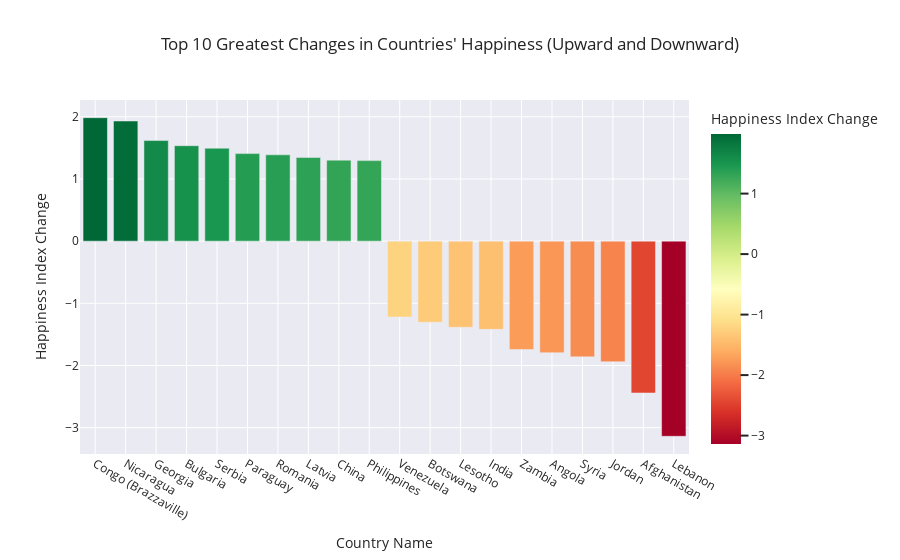

The notebook cell this image was saved under:
### Markdown cell above
<h2 align="center">Top 10 Greatest Changes in Countries' Happiness (Upward and Downward)

### Code cell
earliest_year = df.groupby('Country Name')['Year'].min()
latest_year = df.groupby('Country Name')['Year'].max()

# create a dataframe with earliest and latest happiness index for each country
earliest_happiness = df[df.set_index(['Country Name', 'Year']).index.isin(earliest_year.items())][['Country Name', 'Happiness Index']]
latest_happiness = df[df.set_index(['Country Name', 'Year']).index.isin(latest_year.items())][['Country Name', 'Happiness Index']]

# merge
result = pd.merge(earliest_happiness, latest_happiness, on='Country Name', suffixes=('_earliest', '_latest'))

# calculate change in happiness index
result['Change'] = result['Happiness Index_latest'] - result['Happiness Index_earliest']

# separate into upward and downward changes then concatenate
upward_changes = result[result['Change'] > 0].nlargest(10, 'Change')
downward_changes = result[result['Change'] < 0].nsmallest(10, 'Change').iloc[::-1]
top_10_changes = pd.concat([upward_changes, downward_changes])


fig = px.bar(top_10_changes, x='Country Name', y='Change',
             color='Change',
             color_continuous_scale='RdYlGn',
             labels={'Change': 'Happiness Index Change'},
             title='Top 10 Greatest Changes in Countries\' Happiness (Upward and Downward)',
             template='seaborn')
fig.add_shape(type='line', x0=-0.5, x1=19.5, y0=0, y1=0, line=dict(color='white', dash='dash'))
fig.show()

### Figure 1 — Plotly figure (JSON) as saved in the notebook; plotly's stock layout.template omitted (floating-point values rounded to 4 significant figures)
{"data": [{"alignmentgroup": "True", "hovertemplate": "Country Name=%{x}<br>Happiness Index Change=%{marker.color}<extra></extra>", "legendgroup": "", "marker": {"color": [1.985, 1.932, 1.618, 1.535, 1.495, 1.408, 1.388, 1.345, 1.302, 1.295, -1.221, -1.304, -1.386, -1.418, -1.742, -1.794, -1.861, -1.939, -2.442, -3.139], "coloraxis": "coloraxis", "pattern": {"shape": ""}}, "name": "", "offsetgroup": "", "orientation": "v", "showlegend": false, "textposition": "auto", "type": "bar", "x": ["Congo (Brazzaville)", "Nicaragua", "Georgia", "Bulgaria", "Serbia", "Paraguay", "Romania", "Latvia", "China", "Philippines", "Venezuela", "Botswana", "Lesotho", "India", "Zambia", "Angola", "Syria", "Jordan", "Afghanistan", "Lebanon"], "xaxis": "x", "y": [1.985, 1.932, 1.618, 1.535, 1.495, 1.408, 1.388, 1.345, 1.302, 1.295, -1.221, -1.304, -1.386, -1.418, -1.742, -1.794, -1.861, -1.939, -2.442, -3.139], "yaxis": "y"}], "layout": {"barmode": "relative", "coloraxis": {"colorbar": {"title": {"text": "Happiness Index Change"}}, "colorscale": [[0, "rgb(165,0,38)"], [0.1, "rgb(215,48,39)"], [0.2, "rgb(244,109,67)"], [0.3, "rgb(253,174,97)"], [0.4, "rgb(254,224,139)"], [0.5, "rgb(255,255,191)"], [0.6, "rgb(217,239,139)"], [0.7, "rgb(166,217,106)"], [0.8, "rgb(102,189,99)"], [0.9, "rgb(26,152,80)"], [1, "rgb(0,104,55)"]]}, "legend": {"tracegroupgap": 0}, "shapes": [{"line": {"color": "white", "dash": "dash"}, "type": "line", "x0": -0.5, "x1": 19.5, "y0": 0, "y1": 0}], "title": {"text": "Top 10 Greatest Changes in Countries' Happiness (Upward and Downward)"}, "xaxis": {"anchor": "y", "domain": [0, 1], "title": {"text": "Country Name"}}, "yaxis": {"anchor": "x", "domain": [0, 1], "title": {"text": "Happiness Index Change"}}}}
